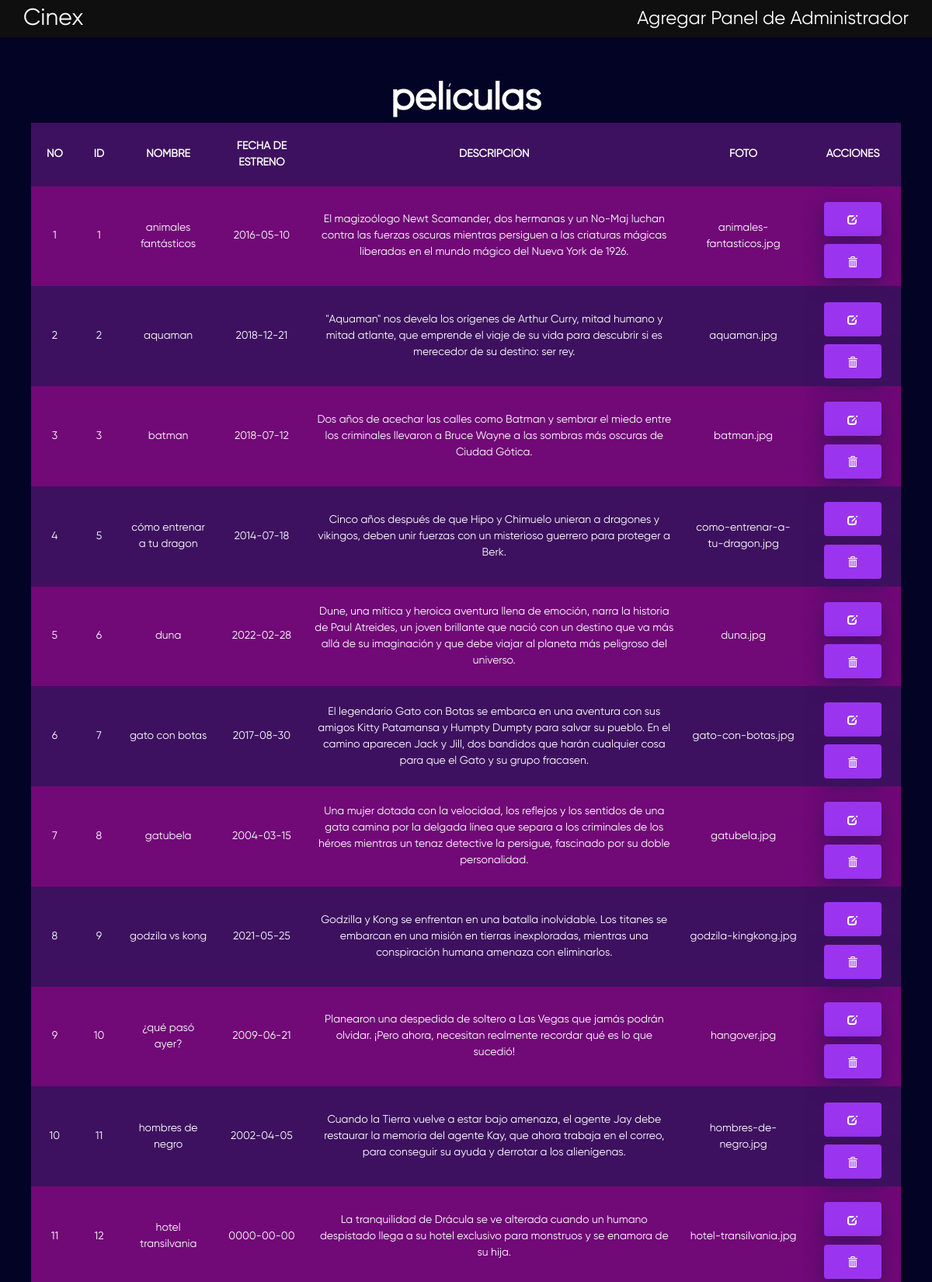
/src/admin.php (upper part), run on the app's committed database.
### tables this page shows
CREATE TABLE `pelicula` (
  `peli_id` int(2) NOT NULL,
  `peli_nombre` varchar(100) NOT NULL,
  `peli_date` date NOT NULL,
  `peli_descripcion` varchar(1000) NOT NULL,
  `peli_foto` varchar(30) NOT NULL
);

### src/database/conexion.php (called while the page is built, shortened)
<?php
$servername = "127.0.0.1";
$username = "root";
$password = "";
$db = "cinex";
$conn = new mysqli($servername, $username, $password,$db);
$pelicula = mysqli_query($conn,"SELECT * FROM pelicula");
?>

### src/admin.php (the view, shortened to what this page needs)
<?php
include "database/conexion.php";
?>
<!DOCTYPE html>
<html lang="en">
<head>
    <link rel="stylesheet" href="https://maxcdn.bootstrapcdn.com/bootstrap/3.3.7/css/bootstrap.min.css">
    <link rel="stylesheet" href="./styles/css/main.css">
</head>
<body>
    <nav class="home-nav">
        <div>
            <a href="index.html">
                <h2>Cinex</h2>
            </a>
        </div>
        <div>
            <a href="adminAdd.php" style="color: white;" style="margin-right:1rem">Agregar</a>
            <a href="admin.php" style="color: white;">Panel de Administrador</a>
        </div>
    </nav>
    <section class="admin-container">
        <table>
            <h3>películas</h3>
            <tr>
                <th>No</th>
                <th>id</th>
                <th>nombre</th>
                <th>fecha de estreno</th>
                <th>descripción</th>
                <th>foto</th>
                <th>acciones</th>
            </tr>
            <?php
            if(mysqli_num_rows($pelicula) == 0){
                echo '<tr><td colspan="8">No hay datos.</td></tr>';
            }else{
                $no = 1;
                while($row = mysqli_fetch_assoc($pelicula)){
                    echo '
                        <tr>
                            <td>'.$no.'</td>
                            <td>'.$row["peli_id"].'</td>
                            <td>'.$row["peli_nombre"].'</td>
                            <td>'.$row["peli_date"].'</td>
                            <td>'.$row["peli_descripcion"].'</td>
                            <td>'.$row["peli_foto"].'</td>
							<td>
								<a href="adminMovie.php?peli_id='.$row['peli_id'].'" title="Editar datos" class="btn btn-primary btn-sm">
                                <span class="glyphicon glyphicon-edit" aria-hidden="true"></span></a>
								<a href="admin.php?aksi=delete&nik='.$row['peli_id'].'"
                                title="Eliminar" onclick="return confirm(\'Esta seguro de borrar los datos '.$row['peli_nombre'].'?\')" class="btn btn-danger btn-sm">
                                <span class="glyphicon glyphicon-trash" aria-hidden="true"></span></a>
							</td>
						</tr>';
                    $no++;
                }
            }
            ?>
        </table>
    </section>
</body>
</html>

### src/styles/css/main.css (style rules this page uses)
*, *::before, *::after { box-sizing: border-box; }
body, h1, h2, h3, h4, p, figure, blockquote, dl, dd { margin: 0; }
body { min-height: 100vh; text-rendering: optimizeSpeed; line-height: 1.5; }
a:not([class]) { text-decoration-skip-ink: auto; }
:root { font-size: calc(1vw + 1vh); }
body { font-family: gilroy, sans-serif; }
body { background-color: hsl(240deg, 86%, 8%); color: #fff; overflow-x: hidden; font-weight: 400; }
body h3 { font-size: 2.4rem; font-weight: 700; line-height: 1.2; text-align: center; }
section { position: relative; width: 100%; display: block; margin-top: 3rem; }
.admin-container { padding: 2rem; display: flex; flex-direction: column; align-items: center; }
.admin-container > table { border-collapse: collapse; border-radius: 10px; width: 100%; }
.admin-container > table th { padding: 1rem; text-transform: uppercase; text-align: center; }
.admin-container > table td { padding: 0.5rem; text-align: center; font-weight: 300; }
.admin-container > table tr:nth-child(even) { background-color: hsl(297deg, 86%, 25%); }
.admin-container > table tr:not(:nth-child(even)) { background-color: hsl(274deg, 70%, 22%); }
a { text-decoration: none; }
.btn { border-radius: 4px; height: 44px; font-size: 13px; font-weight: 600; text-transform: uppercase; -webkit-transition: all 200ms linear; transition: all 200ms linear; padding: 0 30px; margin-top: 10%; letter-spacing: 1px; display: -webkit-inline-flex; display: -ms-inline-flexbox; display: inline-flex; -webkit-align-items: center; -moz-align-items: center; -ms-align-items: center; align-items: center; -webkit-justify-content: center; -moz-justify-content: center; -ms-justify-content: center; justify-content: center; -ms-flex-pack: center; text-align: center; border: none; background-color: hsl(273deg, 85%, 57%); color: #fff; box-shadow: 0 8px 24px 0 hsl(274deg, 70%, 22%); }
nav { display: flex; flex-direction: row; position: fixed; top: 0; right: 0; left: 0; font-size: 1.2rem; z-index: 1000; padding: 0.3rem 1.5rem; background-color: rgba(255, 255, 255, 0.1); align-items: center; justify-content: space-between; }
nav h2 { color: #fff; }
.home-nav { background-color: hsl(0deg, 0%, 6%); transition: background-color 0.2s ease; }
a { cursor: pointer; transition: all 200ms linear; }

### src/admin.php (style rules this page uses)
section { min-height: 83vh; }

### data on the page
pelicula: peli_id "1", peli_nombre "animales fantásticos", peli_date "2016-05-10", peli_descripcion "El magizoólogo Newt Scamander, dos hermanas y un No-Maj luchan contra las fuerzas oscuras mientras persiguen a las criaturas mágicas liberadas en el mundo mágico del Nueva York de 1926.", peli_foto "animales-fantasticos.jpg"
pelicula: peli_id "2", peli_nombre "aquaman", peli_date "2018-12-21", peli_descripcion "\"Aquaman\" nos devela los orígenes de Arthur Curry, mitad humano y mitad atlante, que emprende el viaje de su vida para descubrir si es merecedor de su destino: ser rey.", peli_foto "aquaman.jpg"
pelicula: peli_id "3", peli_nombre "batman", peli_date "2018-07-12", peli_descripcion "Dos años de acechar las calles como Batman y sembrar el miedo entre los criminales llevaron a Bruce Wayne a las sombras más oscuras de Ciudad Gótica.", peli_foto "batman.jpg"
pelicula: peli_id "5", peli_nombre "cómo entrenar a tu dragon", peli_date "2014-07-18", peli_descripcion "Cinco años después de que Hipo y Chimuelo unieran a dragones y vikingos, deben unir fuerzas con un misterioso guerrero para proteger a Berk.", peli_foto "como-entrenar-a-tu-dragon.jpg"
pelicula: peli_id "6", peli_nombre "duna", peli_date "2022-02-28", peli_descripcion "Dune, una mítica y heroica aventura llena de emoción, narra la historia de Paul Atreides, un joven brillante que nació con un destino que va más allá de su imaginación y que debe viajar al planeta más peligroso del universo.", peli_foto "duna.jpg"
pelicula: peli_id "7", peli_nombre "gato con botas", peli_date "2017-08-30", peli_descripcion "El legendario Gato con Botas se embarca en una aventura con sus amigos Kitty Patamansa y Humpty Dumpty para salvar su pueblo. En el camino aparecen Jack y Jill, dos bandidos que harán cualquier cosa para que el Gato y su grupo fracasen.", peli_foto "gato-con-botas.jpg"
pelicula: peli_id "8", peli_nombre "gatubela", peli_date "2004-03-15", peli_descripcion "Una mujer dotada con la velocidad, los reflejos y los sentidos de una gata camina por la delgada línea que separa a los criminales de los héroes mientras un tenaz detective la persigue, fascinado por su doble personalidad.", peli_foto "gatubela.jpg"
pelicula: peli_id "9", peli_nombre "godzila vs kong", peli_date "2021-05-25", peli_descripcion "Godzilla y Kong se enfrentan en una batalla inolvidable. Los titanes se embarcan en una misión en tierras inexploradas, mientras una conspiración humana amenaza con eliminarlos.", peli_foto "godzila-kingkong.jpg"
pelicula: peli_id "10", peli_nombre "¿qué pasó ayer?", peli_date "2009-06-21", peli_descripcion "Planearon una despedida de soltero a Las Vegas que jamás podrán olvidar. ¡Pero ahora, necesitan realmente recordar qué es lo que sucedió!", peli_foto "hangover.jpg"
pelicula: peli_id "11", peli_nombre "hombres de negro", peli_date "2002-04-05", peli_descripcion "Cuando la Tierra vuelve a estar bajo amenaza, el agente Jay debe restaurar la memoria del agente Kay, que ahora trabaja en el correo, para conseguir su ayuda y derrotar a los alienígenas.", peli_foto "hombres-de-negro.jpg"
pelicula: peli_id "12", peli_nombre "hotel transilvania", peli_date "0000-00-00", peli_descripcion "La tranquilidad de Drácula se ve alterada cuando un humano despistado llega a su hotel exclusivo para monstruos y se enamora de su hija.", peli_foto "hotel-transilvania.jpg"
